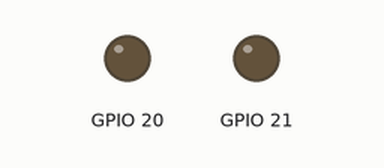
Recording of a program running on a simulated Raspberry Pi (BCM pin numbers). Parts: output pins drawn as LEDs (lit = HIGH). At 20.0 s the program stops and its outputs stay as they are.

Above: at 0.1 s.
At 10.1 s:
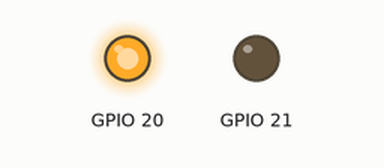
At 20.1 s:
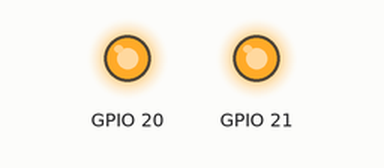
Timing chart, 0 to 21.5 s (numbered marks = the images above):
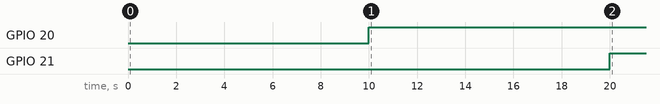

Measured:
- by itself, GPIO 20: LOW → HIGH at 10.0 s
- by itself, GPIO 21: LOW → HIGH at 20.0 s

The program:

relaytest.py
```python
#Reference Video https://www.youtube.com/watch?v=OQyntQLazMU&t=155s
#How relays work https://www.youtube.com/watch?v=n594CkrP6xE&t=662s

import RPi.GPIO as GPIO
from time import sleep
GPIO.setwarnings(False)
GPIO.setmode(GPIO.BCM)

#IN1  FAN
GPIO.setup(20,GPIO.OUT)
GPIO.output(20,GPIO.LOW)
sleep(10)
GPIO.output(20,GPIO.HIGH)

#IN2 LIGHT
GPIO.setup(21,GPIO.OUT)
GPIO.output(21,GPIO.LOW)
sleep(10)
GPIO.output(21,GPIO.HIGH)
```
